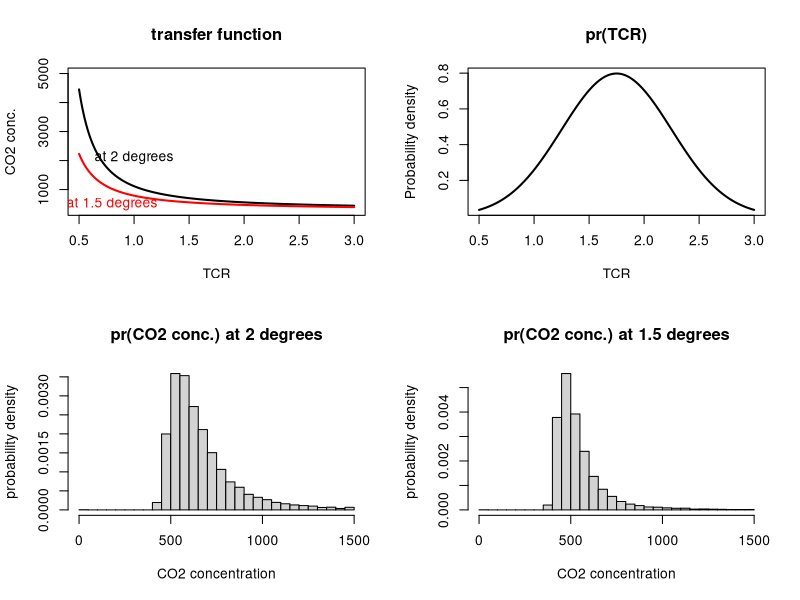

This chart was generated by the following R code:
#uncertaintyTCR.R

tfunc  = function(tcr, c0=280, dT=2, dF2co2=3.7){
  out = c0 * exp( (dT * dF2co2) / (5.35 * tcr))
  out
}

dx = 100
tcr_range = seq(from = 0.5, to = 3, by = 1/dx)

c_at_2deg =  tfunc(tcr = tcr_range, c0 = 280, dT = 2, dF2co2=3.7)
c_at_1.5deg =  tfunc(tcr = tcr_range, c0 = 280, dT = 1.5, dF2co2=3.7)

lwd = 2
pdf(width = 10, height = 6, file = 'probs.pdf')
par(mfrow = c(2,2))
plot(tcr_range, c_at_2deg, type = 'l', lwd = lwd, ylim = c(300, 5000),
     main = "transfer function",
     xlab = "TCR",
     ylab = "CO2 conc.")
lines(tcr_range, c_at_1.5deg, type = 'l', lwd = lwd, col = 'red')
text(1,2100, "at 2 degrees", col = 'black')
text(0.8,500, "at 1.5 degrees", col = 'red')

# Very approximately, the TCR distribution is N(1.75, 0.5)
# MC sample, and plug that into the transfer function
# Still to do: pick a closer mean/sd (perhaps non normal?)
tcrmean = 1.75
tcrsd = 0.5

tcrdens = dnorm(tcr_range, mean = tcrmean, sd = tcrsd)
plot(tcr_range, tcrdens, type = 'l', lwd = 2, main = "pr(TCR)", xlab = "TCR", ylab = "Probability density" )

tcr_samp = rnorm(10000, mean = tcrmean, sd = tcrsd)

samp_2deg = tfunc(tcr = tcr_samp, c0 = 280, dT = 2, dF2co2=3.7)
samp_2deg.trunc = samp_2deg[samp_2deg<1500]
hist(samp_2deg.trunc, freq = FALSE, breaks = 30, col = 'lightgrey',
     main = "pr(CO2 conc.) at 2 degrees",
     xlab = "CO2 concentration",
     ylab = "probability density")

samp_1.5deg = tfunc(tcr = tcr_samp, c0 = 280, dT = 1.5, dF2co2=3.7)
samp_1.5deg.trunc = samp_1.5deg[samp_1.5deg<1500]
hist(samp_1.5deg.trunc, freq = FALSE, breaks = 30, col = 'lightgrey',
     main = "pr(CO2 conc.) at 1.5 degrees",
     xlab = "CO2 concentration",
     ylab = "probability density")
dev.off()


Mode <- function(x) {
  ux <- unique(x)
  ux[which.max(tabulate(match(x, ux)))]
}


Mode(samp_1.5deg.trunc)
Mode(samp_2deg.trunc)

# #x = seq(from = 0.8, to = 4, by = 1/dx)
# w = dnorm(tcr_range, mean = 1.75, sd = 0.5)
# 
# plot(tcr_range, w, type = 'l')
# 
tcrdens = dnorm(tcr_range, mean = 1.75, sd = 0.47)
sum(tcrdens)/dx
sum((tcrdens/dx)[tcr_range<1])
sum((tcrdens/dx)[tcr_range<2.5])








# # looking for the probability density of C
# 
# plot(c_at_2deg , w*c_at_2deg, type = 'l')
# lines(c_at_1.5deg , w*c_at_1.5deg, col = 'red')
# 
# 
# tfuncprob  = function(tcr, c0=280, dT=2, dF2co2=3.7, w){
#   
#   out = c0 * exp( (dT * dF2co2) / (5.35 * tcr * w))
#   out
#   
# }
# 
# pc_at_2deg =  tfuncprob(tcr = tcr_range, c0 = 280, dT = 2, dF2co2=3.7, w = w)







